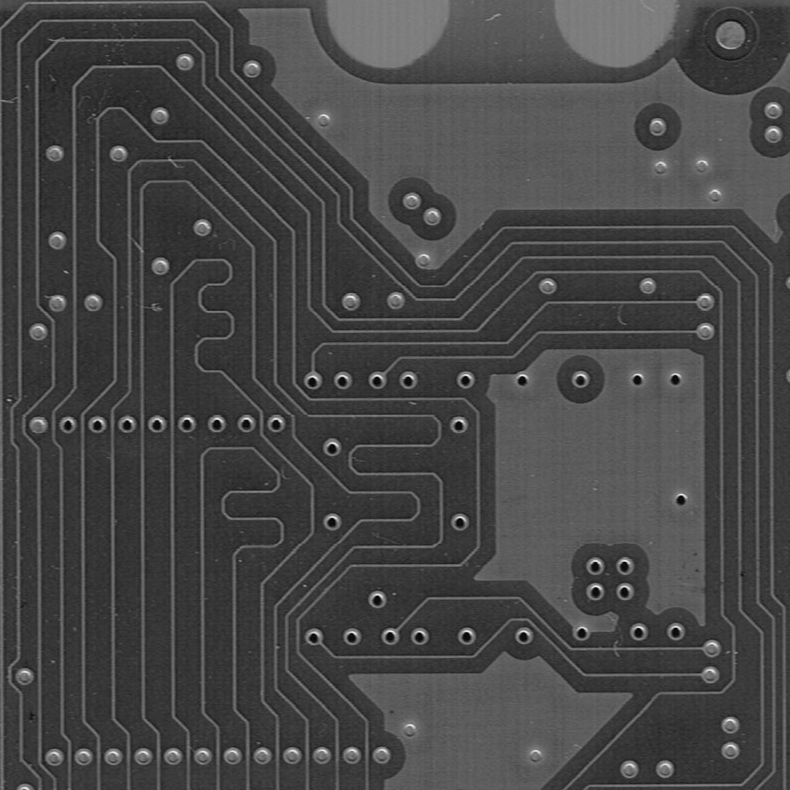
#> input picture 5-Desafio Stanford/imgs/pcb.png, 790 x 790 px, found by its file name; its folder holds 3 pictures in this run; the run also reads 1 picture not shown here
$ python diferenca.py
#> lines starting #> are read from the running program, lines starting #| are printed output that depends on the picture; after the words box and inside, x2 and y2 are one past the last pixel; in counts of white or black regions, pixels touching at a corner belong together
import datetime
import numpy as np
from PIL import Image
import numpy as np
import matplotlib.pyplot as plt
import scipy
import cv2

def plot(img, img2, img3, txt1, txt2, txt3):
    fig, ax = plt.subplots(nrows=1, ncols=3)
    ax[0].imshow(img, cmap='gray')
    ax[0].set_title(txt1)
    ax[1].imshow(img2, cmap='gray')
    ax[1].set_title(txt2)
    ax[2].imshow(img3, cmap='gray')
    ax[2].set_title(txt3)
    plt.show()

def salvar(imagem, nome):
    print("Desenha salvar a imagem? (s/N)")
    entrada = input()
    if entrada == "s":
        time = datetime.datetime.now().strftime("%Y-%m-%d")
        imagem.save(f'imgs/{nome}{time}.png')

def subtrair(img1, img2):
    npImg1 = np.array(img1)
    npImg2 = np.array(img2)

    return np.abs(npImg1 - npImg2)

def threshold(img, value):
    npImg = np.array(img)
    npImg[npImg < value] = 0
    npImg[npImg >= value] = 255

    return Image.fromarray(npImg)

def diferenca(img1, img2, th=50):
    return threshold(subtrair(img1, img2), th)

def main():
    pcb = Image.open('5-Desafio Stanford/imgs/pcb.png')
#> pcb is the input picture: PIL image 790x790 L; min 0, max 248, mean 70.2
    pcbDefected = Image.open('5-Desafio Stanford/imgs/pcbDefected.png')

    dif = diferenca(pcb, pcbDefected, 20)
#> in subtrair, `return np.abs(npImg1 - npImg2)`:
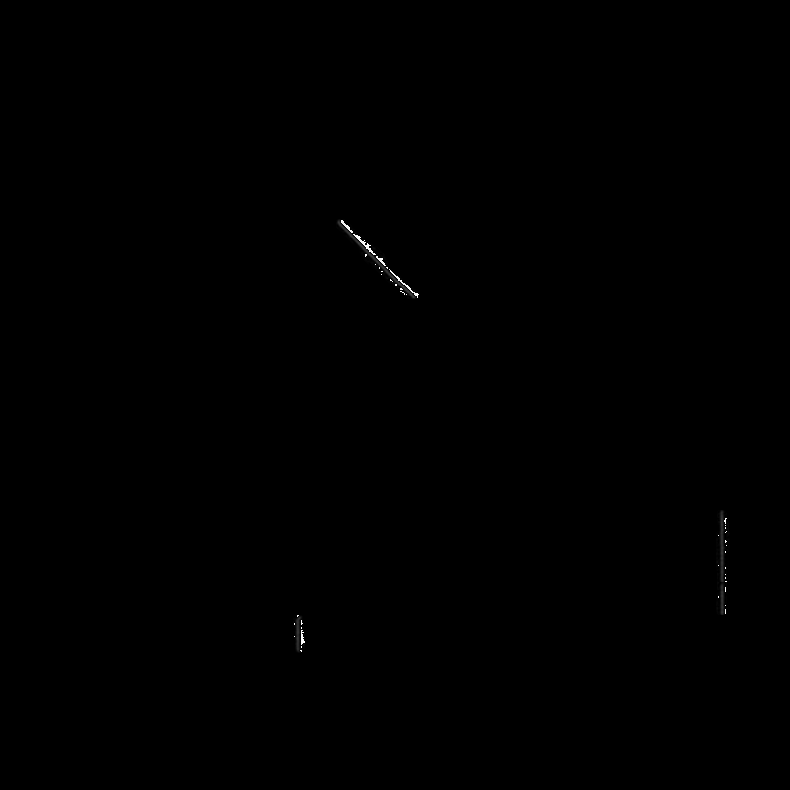
#> returned value: shape (790, 790); min 0, max 255, mean 0.2
#> in threshold, `npImg[npImg < value] = 0`: npImg: shape (790, 790); 0.24% of pixels changed, all inside (x1, y1, x2, y2) = (293, 219, 730, 653)
#> in threshold, `npImg[npImg >= value] = 255`:
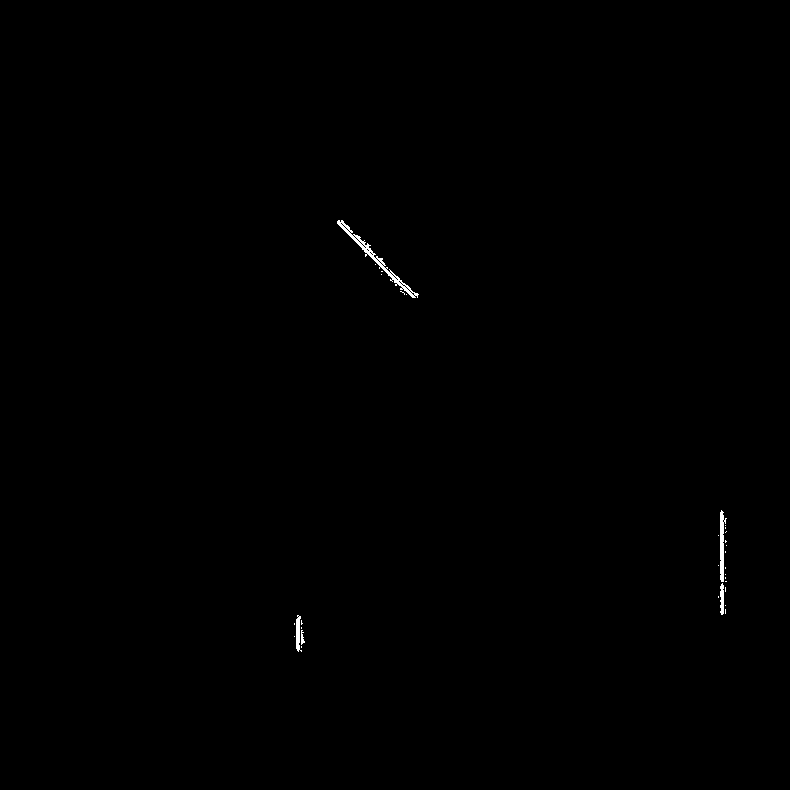
#> npImg: shape (790, 790); 0.19% white; 31 white regions (26 under 20 px), largest, box (x1, y1, x2, y2) and area: (337, 220, 419, 298) 564, (720, 510, 727, 582) 282, (296, 615, 302, 652) 139, (720, 583, 724, 615) 107, (301, 630, 305, 645) 35
    plot(pcb, pcbDefected, dif, "PCB", "PCB Defeituosa", "Diferença")
#> in plot, `plt.show()`:
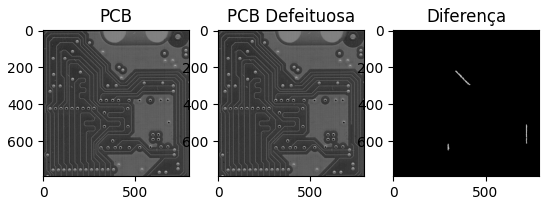
#> figure drawn by matplotlib, 3 panels

if __name__ == "__main__":
    main()
